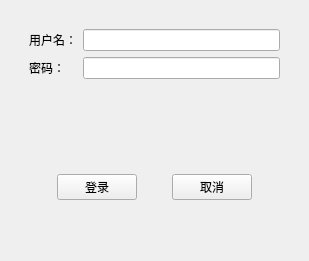
<?xml version="1.0" encoding="UTF-8"?>
<ui version="4.0">
 <class>LogInWidget</class>
 <widget class="QWidget" name="LogInWidget">
  <property name="geometry">
   <rect>
    <x>0</x>
    <y>0</y>
    <width>309</width>
    <height>261</height>
   </rect>
  </property>
  <property name="windowTitle">
   <string>Form</string>
  </property>
  <layout class="QHBoxLayout" name="horizontalLayout_2">
   <item>
    <widget class="QWidget" name="widget_3" native="true">
     <layout class="QVBoxLayout" name="verticalLayout">
      <item>
       <widget class="QWidget" name="widget" native="true">
        <layout class="QFormLayout" name="formLayout">
         <item row="0" column="0">
          <widget class="QLabel" name="label">
           <property name="text">
            <string>用户名：</string>
           </property>
          </widget>
         </item>
         <item row="0" column="1">
          <widget class="QLineEdit" name="userName"/>
         </item>
         <item row="1" column="0">
          <widget class="QLabel" name="label_2">
           <property name="text">
            <string>密码：</string>
           </property>
          </widget>
         </item>
         <item row="1" column="1">
          <widget class="QLineEdit" name="userPwd"/>
         </item>
        </layout>
       </widget>
      </item>
      <item>
       <widget class="QWidget" name="widget_2" native="true">
        <layout class="QHBoxLayout" name="horizontalLayout">
         <item>
          <spacer name="horizontalSpacer">
           <property name="orientation">
            <enum>Qt::Horizontal</enum>
           </property>
           <property name="sizeHint" stdset="0">
            <size>
             <width>40</width>
             <height>20</height>
            </size>
           </property>
          </spacer>
         </item>
         <item>
          <widget class="QPushButton" name="logInBtn">
           <property name="text">
            <string>登录</string>
           </property>
          </widget>
         </item>
         <item>
          <spacer name="horizontalSpacer_2">
           <property name="orientation">
            <enum>Qt::Horizontal</enum>
           </property>
           <property name="sizeHint" stdset="0">
            <size>
             <width>40</width>
             <height>20</height>
            </size>
           </property>
          </spacer>
         </item>
         <item>
          <widget class="QPushButton" name="cancelBtn">
           <property name="text">
            <string>取消</string>
           </property>
          </widget>
         </item>
         <item>
          <spacer name="horizontalSpacer_3">
           <property name="orientation">
            <enum>Qt::Horizontal</enum>
           </property>
           <property name="sizeHint" stdset="0">
            <size>
             <width>40</width>
             <height>20</height>
            </size>
           </property>
          </spacer>
         </item>
        </layout>
       </widget>
      </item>
     </layout>
    </widget>
   </item>
  </layout>
 </widget>
 <resources/>
 <connections/>
</ui>
